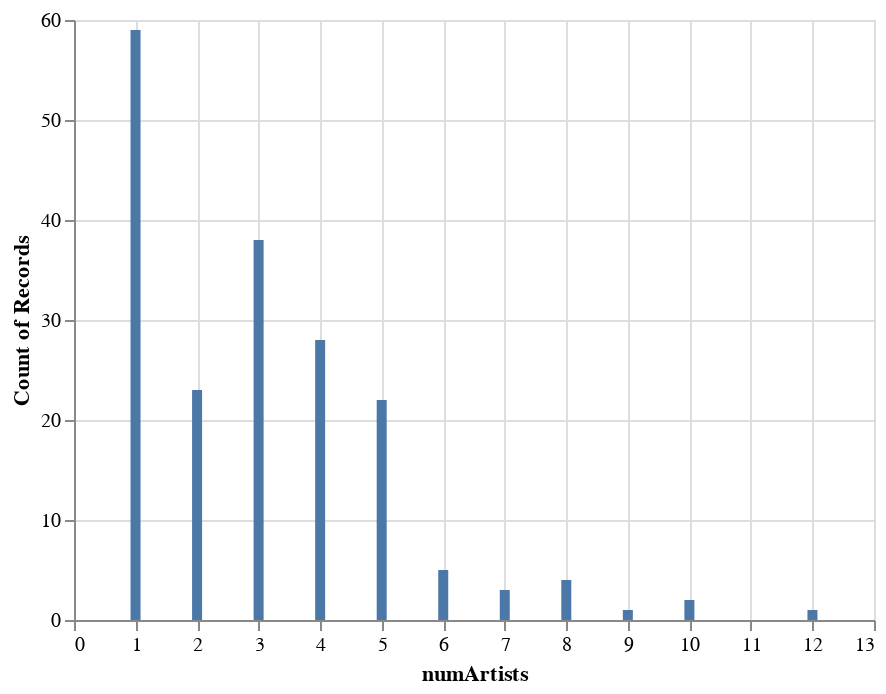

Notebook code for this chart:
### Markdown cell above
The majority of the events in our dataset have a sub-genre of French Rap with around 170 events having this classification. The next closest category is urban with around 10 events

### Code cell
df_music["numArtists"] = df_music["num.artists"]

Chart(df_music).mark_bar().encode(
    x="numArtists",
    y="count()"
)

### Figure 1 — Vega-Lite specification as saved in the notebook (floating-point values rounded to 4 significant figures; data arrays with more than 128 entries replaced by an {"elided": "..."} marker saying what was removed)
{"config": {"view": {"continuousWidth": 400, "continuousHeight": 300}}, "data": {"name": "data-45d2399e805f5d3acc543efa92ea2993"}, "mark": "bar", "encoding": {"x": {"type": "quantitative", "field": "numArtists"}, "y": {"type": "quantitative", "aggregate": "count"}}, "$schema": "https://vega.github.io/schema/vega-lite/v4.0.2.json", "datasets": {"data-45d2399e805f5d3acc543efa92ea2993": {"elided": "186 records"}}}
